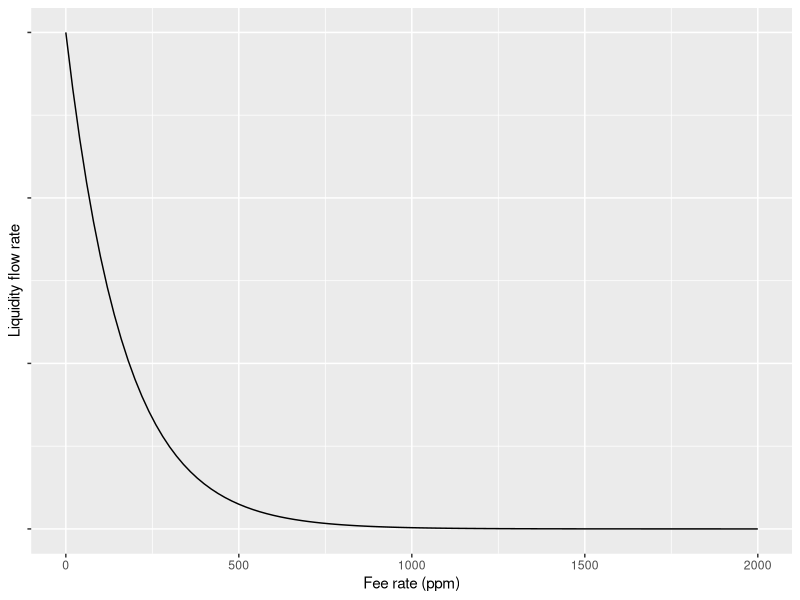

This figure's R source:
## ---- chunk 1
library(ggplot2)
ggplot() + xlim(0, 2000) + geom_function(fun=dexp, args=list(rate=0.006)) + xlab("Fee rate (ppm)") + ylab("Liquidity flow rate") + theme(axis.text.y=element_blank())
